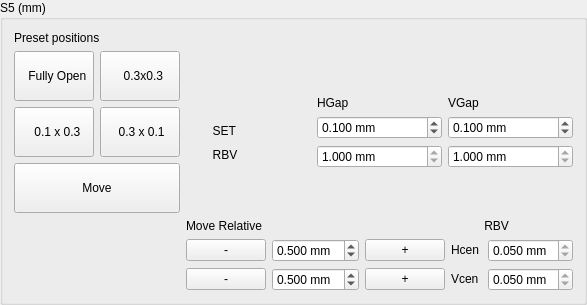
               <widget class="QGroupBox" name="groupBox_26">
                <property name="title">
                 <string>S5 (mm)</string>
                </property>
                <layout class="QGridLayout" name="gridLayout_59">
                 <item row="0" column="0" colspan="2">
                  <widget class="QLabel" name="label_7">
                   <property name="sizePolicy">
                    <sizepolicy hsizetype="Preferred" vsizetype="Fixed">
                     <horstretch>0</horstretch>
                     <verstretch>0</verstretch>
                    </sizepolicy>
                   </property>
                   <property name="text">
                    <string>Preset positions</string>
                   </property>
                  </widget>
                 </item>
                 <item row="1" column="0" colspan="2">
                  <layout class="QGridLayout" name="gridLayout_43">
                   <item row="0" column="0">
                    <layout class="QGridLayout" name="gridLayout_28">
                     <item row="0" column="0">
                      <widget class="QPushButton" name="pb_S5_Open">
                       <property name="sizePolicy">
                        <sizepolicy hsizetype="Preferred" vsizetype="Fixed">
                         <horstretch>0</horstretch>
                         <verstretch>0</verstretch>
                        </sizepolicy>
                       </property>
                       <property name="text">
                        <string>   
  Fully Open
</string>
                       </property>
                      </widget>
                     </item>
                     <item row="0" column="1">
                      <widget class="QPushButton" name="pb_S5_Close">
                       <property name="sizePolicy">
                        <sizepolicy hsizetype="Preferred" vsizetype="Fixed">
                         <horstretch>0</horstretch>
                         <verstretch>0</verstretch>
                        </sizepolicy>
                       </property>
                       <property name="text">
                        <string>  
  0.3x0.3  
 </string>
                       </property>
                      </widget>
                     </item>
                     <item row="1" column="0">
                      <widget class="QPushButton" name="pb_S5_HClose">
                       <property name="sizePolicy">
                        <sizepolicy hsizetype="Preferred" vsizetype="Fixed">
                         <horstretch>0</horstretch>
                         <verstretch>0</verstretch>
                        </sizepolicy>
                       </property>
                       <property name="text">
                        <string>
  0.1 x 0.3 
</string>
                       </property>
                      </widget>
                     </item>
                     <item row="1" column="1">
                      <widget class="QPushButton" name="pb_S5_VClose">
                       <property name="sizePolicy">
                        <sizepolicy hsizetype="Preferred" vsizetype="Fixed">
                         <horstretch>0</horstretch>
                         <verstretch>0</verstretch>
                        </sizepolicy>
                       </property>
                       <property name="text">
                        <string>
 0.3 x 0.1
</string>
                       </property>
                      </widget>
                     </item>
                    </layout>
                   </item>
                   <item row="1" column="0">
                    <widget class="QPushButton" name="pb_move_s5">
                     <property name="text">
                      <string>
Move 
</string>
                     </property>
                    </widget>
                   </item>
                  </layout>
                 </item>
                 <item row="1" column="2" colspan="2">
                  <layout class="QGridLayout" name="gridLayout_27">
                   <item row="0" column="0">
                    <layout class="QGridLayout" name="gridLayout_22">
                     <item row="1" column="0">
                      <widget class="QLabel" name="label_184">
                       <property name="sizePolicy">
                        <sizepolicy hsizetype="Preferred" vsizetype="Fixed">
                         <horstretch>0</horstretch>
                         <verstretch>0</verstretch>
                        </sizepolicy>
                       </property>
                       <property name="text">
                        <string>        SET </string>
                       </property>
                      </widget>
                     </item>
                     <item row="2" column="0">
                      <widget class="QLabel" name="label_126">
                       <property name="sizePolicy">
                        <sizepolicy hsizetype="Preferred" vsizetype="Fixed">
                         <horstretch>0</horstretch>
                         <verstretch>0</verstretch>
                        </sizepolicy>
                       </property>
                       <property name="text">
                        <string>        RBV</string>
                       </property>
                      </widget>
                     </item>
                     <item row="0" column="0">
                      <widget class="QLabel" name="label_8">
                       <property name="sizePolicy">
                        <sizepolicy hsizetype="Preferred" vsizetype="Fixed">
                         <horstretch>0</horstretch>
                         <verstretch>0</verstretch>
                        </sizepolicy>
                       </property>
                       <property name="text">
                        <string/>
                       </property>
                      </widget>
                     </item>
                    </layout>
                   </item>
                   <item row="0" column="1">
                    <layout class="QGridLayout" name="gridLayout_23">
                     <item row="0" column="0">
                      <widget class="QLabel" name="label_182">
                       <property name="sizePolicy">
                        <sizepolicy hsizetype="Preferred" vsizetype="Fixed">
                         <horstretch>0</horstretch>
                         <verstretch>0</verstretch>
                        </sizepolicy>
                       </property>
                       <property name="text">
                        <string>HGap</string>
                       </property>
                      </widget>
                     </item>
                     <item row="1" column="0">
                      <widget class="QDoubleSpinBox" name="db_s5_x_set">
                       <property name="suffix">
                        <string> mm</string>
                       </property>
                       <property name="decimals">
                        <number>3</number>
                       </property>
                       <property name="value">
                        <double>0.100000000000000</double>
                       </property>
                      </widget>
                     </item>
                     <item row="2" column="0">
                      <widget class="QDoubleSpinBox" name="db_s5_x">
                       <property name="sizePolicy">
                        <sizepolicy hsizetype="Preferred" vsizetype="Fixed">
                         <horstretch>0</horstretch>
                         <verstretch>0</verstretch>
                        </sizepolicy>
                       </property>
                       <property name="readOnly">
                        <bool>true</bool>
                       </property>
                       <property name="buttonSymbols">
                        <enum>QAbstractSpinBox::UpDownArrows</enum>
                       </property>
                       <property name="suffix">
                        <string> mm</string>
                       </property>
                       <property name="decimals">
                        <number>3</number>
                       </property>
                       <property name="minimum">
                        <double>-0.100000000000000</double>
                       </property>
                       <property name="maximum">
                        <double>4.000000000000000</double>
                       </property>
                       <property name="value">
                        <double>1.000000000000000</double>
                       </property>
                      </widget>
                     </item>
                    </layout>
                   </item>
                   <item row="0" column="2">
                    <layout class="QGridLayout" name="gridLayout_26">
                     <item row="0" column="0">
                      <widget class="QLabel" name="label_185">
                       <property name="sizePolicy">
                        <sizepolicy hsizetype="Preferred" vsizetype="Fixed">
                         <horstretch>0</horstretch>
                         <verstretch>0</verstretch>
                        </sizepolicy>
                       </property>
                       <property name="text">
                        <string>VGap</string>
                       </property>
                      </widget>
                     </item>
                     <item row="1" column="0">
                      <widget class="QDoubleSpinBox" name="db_s5_y_set">
                       <property name="suffix">
                        <string> mm</string>
                       </property>
                       <property name="decimals">
                        <number>3</number>
                       </property>
                       <property name="value">
                        <double>0.100000000000000</double>
                       </property>
                      </widget>
                     </item>
                     <item row="2" column="0">
                      <widget class="QDoubleSpinBox" name="db_s5_y">
                       <property name="sizePolicy">
                        <sizepolicy hsizetype="Preferred" vsizetype="Fixed">
                         <horstretch>0</horstretch>
                         <verstretch>0</verstretch>
                        </sizepolicy>
                       </property>
                       <property name="readOnly">
                        <bool>true</bool>
                       </property>
                       <property name="buttonSymbols">
                        <enum>QAbstractSpinBox::UpDownArrows</enum>
                       </property>
                       <property name="suffix">
                        <string> mm</string>
                       </property>
                       <property name="decimals">
                        <number>3</number>
                       </property>
                       <property name="minimum">
                        <double>-0.100000000000000</double>
                       </property>
                       <property name="maximum">
                        <double>4.000000000000000</double>
                       </property>
                       <property name="value">
                        <double>1.000000000000000</double>
                       </property>
                      </widget>
                     </item>
                    </layout>
                   </item>
                  </layout>
                 </item>
                 <item row="2" column="0">
                  <widget class="QLabel" name="label_60">
                   <property name="text">
                    <string/>
                   </property>
                  </widget>
                 </item>
                 <item row="2" column="2">
                  <layout class="QVBoxLayout" name="verticalLayout_29">
                   <item>
                    <widget class="QLabel" name="label_199">
                     <property name="sizePolicy">
                      <sizepolicy hsizetype="Preferred" vsizetype="Fixed">
                       <horstretch>0</horstretch>
                       <verstretch>0</verstretch>
                      </sizepolicy>
                     </property>
                     <property name="text">
                      <string>Move Relative</string>
                     </property>
                    </widget>
                   </item>
                   <item>
                    <layout class="QHBoxLayout" name="horizontalLayout_29">
                     <item>
                      <widget class="QPushButton" name="pb_s5_hcen_move_neg">
                       <property name="sizePolicy">
                        <sizepolicy hsizetype="Preferred" vsizetype="Fixed">
                         <horstretch>0</horstretch>
                         <verstretch>0</verstretch>
                        </sizepolicy>
                       </property>
                       <property name="text">
                        <string>-</string>
                       </property>
                      </widget>
                     </item>
                     <item>
                      <widget class="QDoubleSpinBox" name="db_s5_hcen_move">
                       <property name="suffix">
                        <string> mm</string>
                       </property>
                       <property name="decimals">
                        <number>3</number>
                       </property>
                       <property name="value">
                        <double>0.500000000000000</double>
                       </property>
                      </widget>
                     </item>
                     <item>
                      <widget class="QPushButton" name="pb_s5_hcen_move_positive">
                       <property name="sizePolicy">
                        <sizepolicy hsizetype="Preferred" vsizetype="Fixed">
                         <horstretch>0</horstretch>
                         <verstretch>0</verstretch>
                        </sizepolicy>
                       </property>
                       <property name="text">
                        <string>  +  </string>
                       </property>
                      </widget>
                     </item>
                    </layout>
                   </item>
                   <item>
                    <layout class="QHBoxLayout" name="horizontalLayout_30">
                     <item>
                      <widget class="QPushButton" name="pb_s5_vcen_move_neg">
                       <property name="sizePolicy">
                        <sizepolicy hsizetype="Preferred" vsizetype="Fixed">
                         <horstretch>0</horstretch>
                         <verstretch>0</verstretch>
                        </sizepolicy>
                       </property>
                       <property name="text">
                        <string>-</string>
                       </property>
                      </widget>
                     </item>
                     <item>
                      <widget class="QDoubleSpinBox" name="db_s5_vcen_move">
                       <property name="suffix">
                        <string> mm</string>
                       </property>
                       <property name="decimals">
                        <number>3</number>
                       </property>
                       <property name="value">
                        <double>0.500000000000000</double>
                       </property>
                      </widget>
                     </item>
                     <item>
                      <widget class="QPushButton" name="pb_s5_vcen_move_positive">
                       <property name="sizePolicy">
                        <sizepolicy hsizetype="Preferred" vsizetype="Fixed">
                         <horstretch>0</horstretch>
                         <verstretch>0</verstretch>
                        </sizepolicy>
                       </property>
                       <property name="text">
                        <string>  +  </string>
                       </property>
                      </widget>
                     </item>
                    </layout>
                   </item>
                  </layout>
                 </item>
                 <item row="2" column="3">
                  <layout class="QVBoxLayout" name="verticalLayout_28">
                   <item>
                    <widget class="QLabel" name="label_195">
                     <property name="sizePolicy">
                      <sizepolicy hsizetype="Preferred" vsizetype="Fixed">
                       <horstretch>0</horstretch>
                       <verstretch>0</verstretch>
                      </sizepolicy>
                     </property>
                     <property name="text">
                      <string>          RBV</string>
                     </property>
                    </widget>
                   </item>
                   <item>
                    <layout class="QHBoxLayout" name="horizontalLayout_27">
                     <item>
                      <widget class="QLabel" name="label_197">
                       <property name="sizePolicy">
                        <sizepolicy hsizetype="Preferred" vsizetype="Fixed">
                         <horstretch>0</horstretch>
                         <verstretch>0</verstretch>
                        </sizepolicy>
                       </property>
                       <property name="text">
                        <string>Hcen</string>
                       </property>
                      </widget>
                     </item>
                     <item>
                      <widget class="QDoubleSpinBox" name="db_s5_hcen_rbv">
                       <property name="sizePolicy">
                        <sizepolicy hsizetype="Preferred" vsizetype="Fixed">
                         <horstretch>0</horstretch>
                         <verstretch>0</verstretch>
                        </sizepolicy>
                       </property>
                       <property name="readOnly">
                        <bool>true</bool>
                       </property>
                       <property name="buttonSymbols">
                        <enum>QAbstractSpinBox::UpDownArrows</enum>
                       </property>
                       <property name="suffix">
                        <string> mm</string>
                       </property>
                       <property name="decimals">
                        <number>3</number>
                       </property>
                       <property name="minimum">
                        <double>-0.100000000000000</double>
                       </property>
                       <property name="maximum">
                        <double>4.000000000000000</double>
                       </property>
                       <property name="value">
                        <double>0.050000000000000</double>
                       </property>
                      </widget>
                     </item>
                    </layout>
                   </item>
                   <item>
                    <layout class="QHBoxLayout" name="horizontalLayout_28">
                     <item>
                      <widget class="QLabel" name="label_198">
                       <property name="sizePolicy">
                        <sizepolicy hsizetype="Preferred" vsizetype="Fixed">
                         <horstretch>0</horstretch>
                         <verstretch>0</verstretch>
                        </sizepolicy>
                       </property>
                       <property name="text">
                        <string>Vcen </string>
                       </property>
                      </widget>
                     </item>
                     <item>
                      <widget class="QDoubleSpinBox" name="db_s5_vcen_rbv">
                       <property name="sizePolicy">
                        <sizepolicy hsizetype="Preferred" vsizetype="Fixed">
                         <horstretch>0</horstretch>
                         <verstretch>0</verstretch>
                        </sizepolicy>
                       </property>
                       <property name="readOnly">
                        <bool>true</bool>
                       </property>
                       <property name="buttonSymbols">
                        <enum>QAbstractSpinBox::UpDownArrows</enum>
                       </property>
                       <property name="suffix">
                        <string> mm</string>
                       </property>
                       <property name="decimals">
                        <number>3</number>
                       </property>
                       <property name="minimum">
                        <double>-0.100000000000000</double>
                       </property>
                       <property name="maximum">
                        <double>4.000000000000000</double>
                       </property>
                       <property name="value">
                        <double>0.050000000000000</double>
                       </property>
                      </widget>
                     </item>
                    </layout>
                   </item>
                  </layout>
                 </item>
                </layout>
               </widget>
